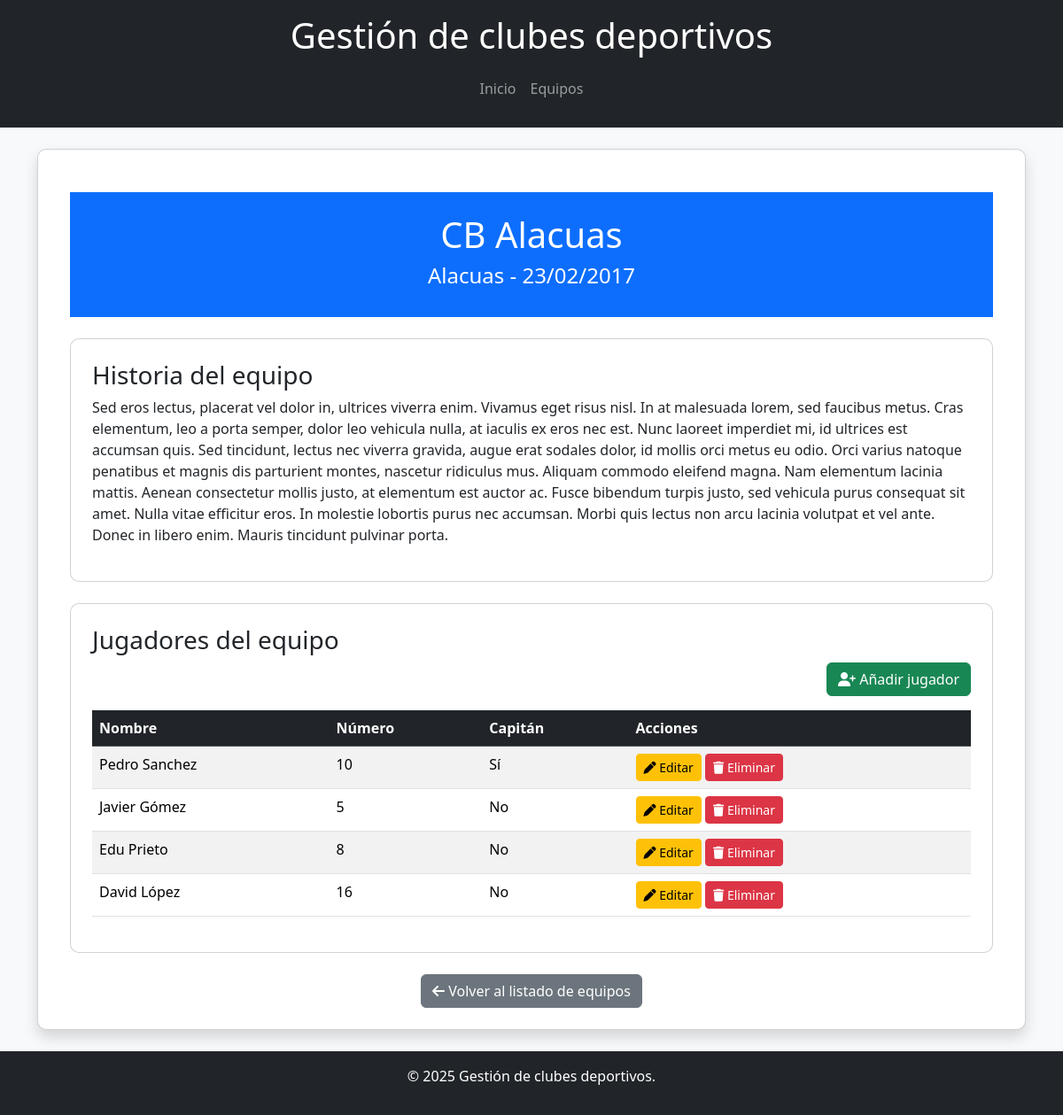
The app's page /ficha.php?id=2 with its own data.
### tables this page shows
CREATE TABLE `teams` (
  `id` int(11) NOT NULL,
  `name` varchar(100) NOT NULL,
  `city` varchar(100) DEFAULT NULL,
  `sport` enum('Futbol','Baloncesto','Volleyball','Otro') NOT NULL,
  `founded_date` date NOT NULL,
  `history` text DEFAULT NULL
);

CREATE TABLE `players` (
  `id` int(11) NOT NULL,
  `name` varchar(100) NOT NULL,
  `number` int(11) NOT NULL,
  `team_id` int(11) NOT NULL,
  `is_captain` tinyint(1) DEFAULT 0
);

### app/Controllers/FichaController.php (called while the page is built, shortened)
<?php
class FichaController {
    public function showFicha($id) {
        $team = TeamModel::getById($id);
        $players = PlayerModel::getByTeamId($id);
        include __DIR__ . '/../Views/ficha.php';
    }
}

### public/ficha.php (called while the page is built, shortened)
<?php
$controller = new FichaController();
$controller->showFicha($_GET['id'] ?? null);

### app/Models/TeamModel.php (called while the page is built, shortened)
<?php
class TeamModel {
    public static function getById(int $id): ?array {
        $pdo = Database::getConnection();
        $stmt = $pdo->prepare("SELECT * FROM teams WHERE id = :id");
        $stmt->execute([':id' => $id]);
        $team = $stmt->fetch(PDO::FETCH_ASSOC);
        return $team ?: null;
    }
}

### app/Models/PlayerModel.php (called while the page is built, shortened)
<?php
class PlayerModel {
    public static function getByTeamId(int $teamId): array {
        $pdo = Database::getConnection();
        $stmt = $pdo->prepare("SELECT * FROM players WHERE team_id = :team_id");
        $stmt->execute([':team_id' => $teamId]);
        return $stmt->fetchAll(PDO::FETCH_ASSOC);
    }
}

### app/Views/ficha.php (the view, shortened to what this page needs)
<?php include __DIR__ . '/templates/header.php'; ?>
<div class="container mt-4">
    <header class="text-center bg-primary text-white py-4">
        <h1><?php echo htmlspecialchars($team['name']); ?></h1>
        <h4 class="mt-2"><?php echo htmlspecialchars($team['city'] ?? 'Ciudad no disponible'); ?> -
            <?php echo htmlspecialchars(date("d/m/Y", strtotime($team['founded_date']))); ?>
        </h4>
    </header>
    <div class="card mt-4 p-4">
        <h3>Historia del equipo</h3>
        <p><?php echo nl2br(htmlspecialchars($team['history'] ?? 'No hay información disponible.')); ?></p>
    </div>
    <div class="card mt-4 p-4">
        <h3>Jugadores del equipo</h3>
        <div class="text-end mb-3">
            <button type="button" class="btn btn-success" data-bs-toggle="modal" data-bs-target="#addPlayerModal">
                <i class="fa-solid fa-user-plus"></i> Añadir jugador
            </button>
        </div>
        <table class="table table-striped">
            <thead class="table-dark">
                <tr>
                    <th>Nombre</th>
                    <th>Número</th>
                    <th>Capitán</th>
                    <th>Acciones</th>
                </tr>
            </thead>
            <tbody>
                <?php foreach ($players as $player) : ?>
                    <tr>
                        <td><?php echo htmlspecialchars($player['name']); ?></td>
                        <td><?php echo htmlspecialchars($player['number']); ?></td>
                        <td><?php echo $player['is_captain'] ? 'Sí' : 'No'; ?></td>
                        <td>
                            <button class="btn btn-warning btn-sm edit-player"
                                data-player-id="<?php echo $player['id']; ?>"
                                data-player-name="<?php echo htmlspecialchars($player['name']); ?>"
                                data-player-number="<?php echo $player['number']; ?>"
                                data-player-captain="<?php echo $player['is_captain']; ?>">
                                <i class="fa-solid fa-pen"></i> Editar
                            </button>
                            <button class="btn btn-danger btn-sm delete-player" data-player-id="<?php echo $player['id']; ?>">
                                <i class="fa-solid fa-trash"></i> Eliminar
                            </button>
                        </td>
                    </tr>
                <?php endforeach; ?>
            </tbody>
        </table>
    </div>
    <div class="text-center mt-4">
        <a href="equipos.php" class="btn btn-secondary">
            <i class="fa-solid fa-arrow-left"></i> Volver al listado de equipos
        </a>
    </div>
</div>
<?php include __DIR__ . '/templates/footer.php'; ?>

### assets/css/styles.css (style rules this page uses)
body { background-color: #f8f9fa; }
.card { border-radius: 10px; }

### records on screen
teams: name "CB Alacuas", city "Alacuas", founded_date "23/02/2017", history "Sed eros lectus, placerat vel dolor in, ultrices viverra enim. Vivamus eget risus nisl. In at malesuada lorem, sed faucibus metus. Cras elementum, leo a porta semper, dolor leo vehicula nulla, at iaculis ex eros nec est. Nunc laoreet imperdiet mi, id ultrices est accumsan quis. Sed tincidunt, lectus nec viverra gravida, augue erat sodales dolor, id mollis orci metus eu odio. Orci varius natoque penatibus et magnis dis parturient montes, nascetur ridiculus mus. Aliquam commodo eleifend magna. Nam elementum lacinia mattis. Aenean consectetur mollis justo, at elementum est auctor ac. Fusce bibendum turpis justo, sed vehicula purus consequat sit amet. Nulla vitae efficitur eros. In molestie…"
players: name "Pedro Sanchez", number "10", is_captain "Sí"
players: name "Javier Gómez", number "5", is_captain "No"
players: name "Edu Prieto", number "8", is_captain "No"
players: name "David López", number "16", is_captain "No"
